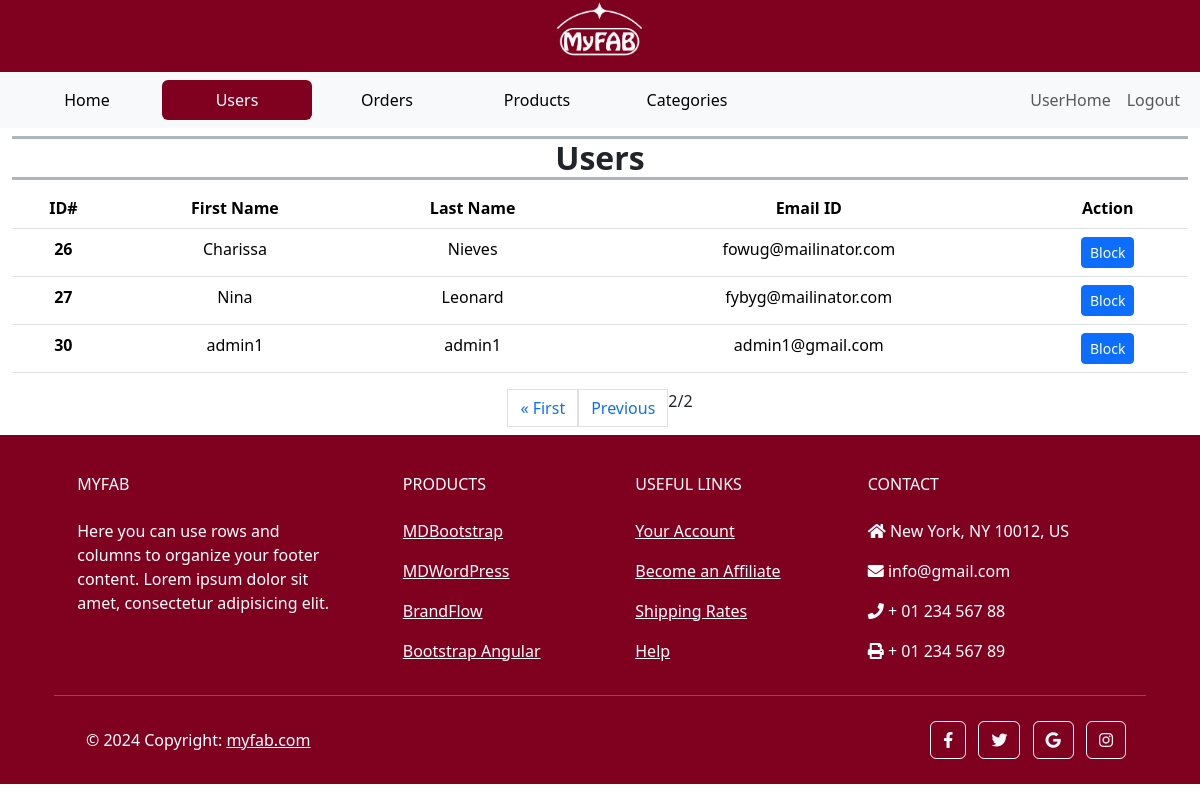
/custom_admin/users/?page=2 (signed in), run on an earlier commit of the app's database.
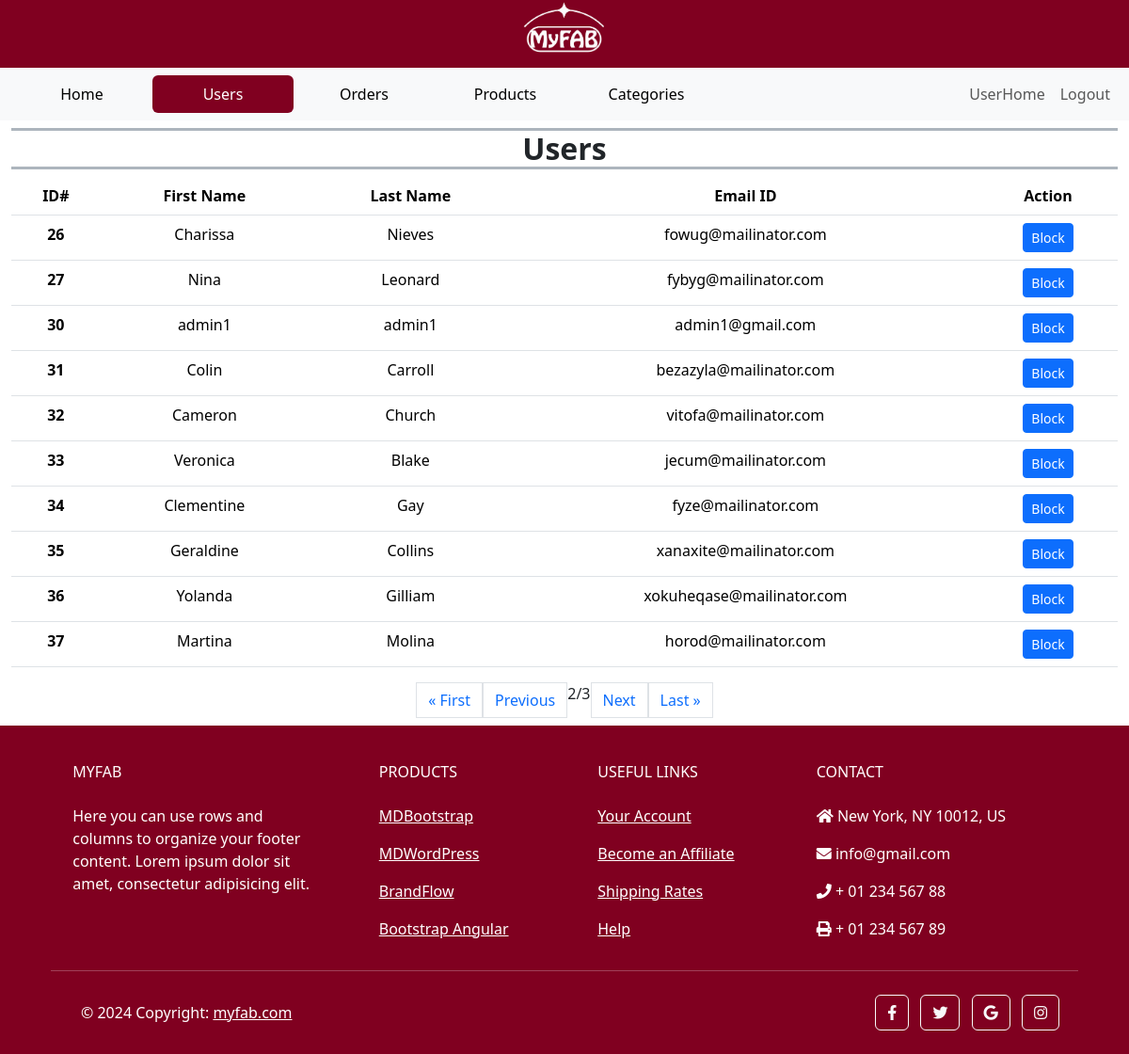
And on a later commit of the database.
### accounts/models.py (models this page shows, shortened)
class CustomUser(AbstractUser):
    phone_number = models.CharField(max_length=13, unique=True)

### custom_admin/views.py (the view)
# urls.py: path('users/', AdminUsers.as_view(), name = 'admin_users'),
class AdminUsers(View):
    def get(self, request):
        users_list = CustomUser.objects.all()
        paginator = Paginator(users_list, 10)
        page_number = request.GET.get('page')
        try:
            users = paginator.page(page_number)
        except PageNotAnInteger:
            users = paginator.page(1)
        except EmptyPage:
            users = paginator.page(paginator.num_pages)
        context = {'users': users}
        return render(request, 'admin_users.html', context)

### templates/admin_users.html (shortened to what the changed rows need)
{% extends 'admin_base.html' %}
{% load static %}
{% load custom_filters %}
{% block content %}
<section class="mb-2">
    <div class="container-fluid">
        <div class="row h-100">
            <div class="col-12">
                <div class="table-responsive text-center">
                    <table class="table  table-hover">
                        <thead>
                          <tr>
                            <th scope="col">ID#</th>
                            <th scope="col">First Name</th>
                            <th scope="col">Last Name</th>
                            <th scope="col">Email ID</th>
                            <th scope="col">Action</th>
                          </tr>
                        </thead>
                        {% for user in users  %}
                        <tbody>
                            <tr>
                                <th scope="col">{{ user.id }}</th>
                                <td>{{ user.first_name }}</td>
                                <td>{{ user.last_name }}</td>
                                <td>{{ user.email }}</td>
                                <td>
                                    <button class="status-toggle text-white btn btn-sm btn-primary"
                                        data-user-id="{{ user.id }}"
                                        data-is-active="{{ user.is_active }}">
                                        {{ user.is_active|yesno:"Block,Unblock" }}
                                    </button>
                                </td>
                            </tr>
                        </tbody>
                        {% endfor %}
                    </table>
                </div>
                <div class="pagination justify-content-center">
                    {% if users.has_previous %}
                        <a href="?page=1" class="page-link">&laquo; First</a>
                        <a href="?page={{ users.previous_page_number }}" class="page-link">Previous</a>
                    {% endif %}
                    <span class="current-page">{{ users.number }}</span>
                    /
                    <span class="total-pages">{{ users.paginator.num_pages }}</span>
                    {% if users.has_next %}
                        <a href="?page={{ users.next_page_number }}" class="page-link">Next</a>
                        <a href="?page={{ users.paginator.num_pages }}" class="page-link">Last &raquo;</a>
                    {% endif %}
                </div>
            </div>
        </div>
    </div>
</section>
{% endblock  %}

What changed in the data, as far as the page shows it:
added CustomUser: id "31", first_name "Colin", last_name "Carroll", email "bezazyla@mailinator.com", is_active "Block"
added CustomUser: id "32", first_name "Cameron", last_name "Church", email "vitofa@mailinator.com", is_active "Block"
added CustomUser: id "33", first_name "Veronica", last_name "Blake", email "jecum@mailinator.com", is_active "Block"
added CustomUser: id "34", first_name "Clementine", last_name "Gay", email "fyze@mailinator.com", is_active "Block"
added CustomUser: id "35", first_name "Geraldine", last_name "Collins", email "xanaxite@mailinator.com", is_active "Block"
added CustomUser: id "36", first_name "Yolanda", last_name "Gilliam", email "xokuheqase@mailinator.com", is_active "Block"
added CustomUser: id "37", first_name "Martina", last_name "Molina", email "horod@mailinator.com", is_active "Block"
Also different on the page:
{{ users.paginator.num_pages }}: "2" → "3"
text now shown: "Next Last »"
